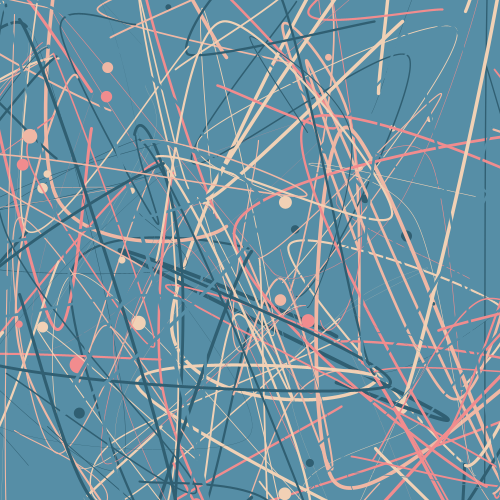
Frame 1 (no input)
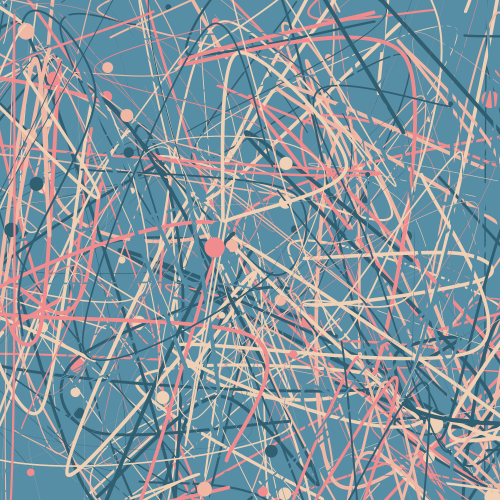
Frame 2 (the mouse pressed at the canvas centre, redrawn once)

The Processing sketch that drew these frames (run headless with seeded random() and noise(); the mouse was pressed at the canvas centre and the sketch redrawn once):

// Processing sketch: Sampling
// ── Sampling.pde
ArrayList<Dart> dart;
color[] colors = {#F18C8E, #F0B7A4, #F1D1B5, #568EA6, #305F72};

void setup(){
  background(colors[(int) random(colors.length)]);
  size(500,500);
  pixelDensity(2);
}

void draw(){
  PoissonDisk pdSampling = new PoissonDisk(50);
  ArrayList<Dart> dart = pdSampling.getDarts();
  int count = 0;
  for (Dart d : dart){
    println(count);
    print(d.x, d.y);
    if (random(1) > 0.3){
      noFill();
      stroke(colors[(int) random(colors.length)]);
      strokeWeight(random(4));
      float endx = random(width - d.x);
      float endy = random(height - d.y);
      beginShape();
      curveVertex(d.x,  d.y);
      curveVertex(d.x,  d.x);
      curveVertex(random(d.x - width/2, d.x + width/2), random(d.y - height/2, d.y + height/2));
      curveVertex(random(d.x - width/2, d.x + width/2),  random(d.y - height/2, d.y + height/2));
      curveVertex(d.x, d.y);
      curveVertex(d.x, d.y);
      endShape();
    }
    else {
        fill(colors[(int) random(colors.length)]);
        noStroke();
        
        float size = 10 + randomGaussian() * 5;
        float xCenter = d.x;
        float yCenter = d.y;
        
        circle(d.x , d.y, size);
    
    }
    count++;
  }
  noLoop();
}

void mousePressed() {
  redraw();
}

// ── Cell.pde
class Cell{
  
  float x;
  float y;
  float size;
  PVector cord;
  Dart d = null;
  
  Cell(float x, float y , PVector cord, float s)
  {
      this.x = x;
      this.y = y;
      this.size = s;
      this.cord = cord;
  }
  
  ArrayList<Cell> splitCell(){
    ArrayList<Cell> holder = new ArrayList<Cell>();
    holder.add(new Cell(x, y, cord, size/2));
    holder.add(new Cell(x + size/2, y, cord, size/2));
    holder.add(new Cell(x, y + size/2, cord, size/2));
    holder.add(new Cell(x + size/2, y + size/2, cord, size/2));
    return holder;
  }
  
  ArrayList<Cell> matchCord(PVector p, ArrayList<Cell> cells){
    ArrayList<Cell> holder = new ArrayList<Cell>();
    for(Cell c : cells) {
        if(c.cord.equals(p) && c.d != null) {
            holder.add(c);
        }
    }
    return holder;
  }
  
  ArrayList<Cell> getNeighbour(ArrayList<Cell> cells){
    ArrayList<Cell> holder = new ArrayList<Cell>();
    float x0 = min(this.cord.x - 1, 0);
    float x1 = max(this.cord.x + 1, width/size);
    float y0 = min(this.cord.y - 1, 0);
    float y1 = max(this.cord.y + 1, height/size);
    for (float i = x0; i < x1; i++){
      for (float j = y0; j < y1; j++){
        PVector thisCord = new PVector(i, j);
        holder.addAll(matchCord(thisCord, cells));
      }
    }
    return holder;
  }
  
  ArrayList<Dart> getDartFromCell(ArrayList<Cell> cells){
    ArrayList<Dart> holder = new ArrayList<Dart>();
    for (Cell c : cells){
      holder.add(c.d);
    }
    return holder;
  }
  
  void display(){
    noFill();
    square(x, y, size);
  }

}

// ── Dart.pde
class Dart
{
  
  float x;
  float y;
  int r = 100;
  Cell c = null;
  
  Dart(float x, float y){
    this.x = x;
    this.y = y;
  }
  
  boolean checkOther(Dart d){
    float distance = sqrt(sq(this.x - d.x) + sq(this.y - d.y));
    if (distance < r/2 && distance != 0){
      return false;
    }
    return true;
  }
  
  boolean checkDart(ArrayList<Dart> darts){
    for (Dart other : darts){
      if (!this.checkOther(other)){ return false; }
    }
    return true;
  }
  
  boolean cellOutside(Cell c){
    float rightCirc = this.x + r/2;
    float leftCirc = this.x - r/2;
    float topCirc = this.y - r/2;
    float botCirc = this.y + r/2;
    float rightSq = c.x + c.size;
    float leftSq = c.x;
    float topSq = c.y;
    float botSq = c.y + c.size;
    if (rightSq < rightCirc && leftSq > leftCirc && botSq < botCirc && topSq > topCirc){
      return false;
    }
    return true;
  }
  
  void display(){
    fill(0);
    circle(x,y,4);
  }
  
}

// ── PoissonDisk.pde
class PoissonDisk{
  
  ArrayList<Cell> cells;    // cell grid
  int r;                    // radius, diagonal 
  float size;               // side length
  ArrayList<Dart> darts;    // valid darts
  
  PoissonDisk(int r){
    this.r = r;
    size = r / sqrt(2);
    cells = new ArrayList<Cell>();
    darts = new ArrayList<Dart>();
    
    // initialize
    for (int i = 0; i < width/size; i++){
      for (int j = 0; j < height/size; j++){
        Cell newCell = new Cell(i * size, j * size, new PVector(i,j), size);
        cells.add(newCell);
      }
    }
    
    while (cells.size() > 0){
      // throw darts 
      throwDart();
      
      // split cells
      ArrayList<Cell> smallHolder = new ArrayList<Cell>();
      for (Cell c : cells){
        ArrayList<Cell> smallCells = c.splitCell();
        smallHolder.addAll(smallCells);
      }
      cells.clear();
      cells.addAll(smallHolder);
      
      // filter out cells that are inside the circle
      filterCell();
 
    }
    
    // display
    //for (Dart d : darts){
    //  Shape s = new Shape(d.x, d.y);
    //  s.display();
    //}
    //for(Cell c : cells){
    //  c.display();
    //}
  }
  
  ArrayList<Dart> getDarts(){
    return this.darts;
  }
  
  void throwDart(){
    // throw darts 
    for (int i = cells.size() - 1; i >= 0; i--){
      Cell thisCell = cells.get(i);
      if (random(10) > 7){
        Dart thisDart = new Dart (random(thisCell.x, thisCell.x + size), 
                                  random(thisCell.y, thisCell.y + size));
         darts.add(thisDart);
         thisCell.d = thisDart;
       }
    }
    println("d", darts.size());
    // check if the dart is valid 
    ArrayList<Cell> invalidCells = new ArrayList<Cell>();
    for (Cell ce : cells){
      if (ce.d != null){
        ArrayList<Cell> neighbours = ce.getNeighbour(cells);
        ArrayList<Dart> neighbourDarts = ce.getDartFromCell(neighbours);
        Dart da = ce.d;
        if (filterDart(da, neighbourDarts)){
          darts.remove(da);
          ce.d = null;
        }
        else {
          invalidCells.add(ce);
        }
    }
  }
  // remove invalid darts
  cells.removeAll(invalidCells);
  println("newd", darts.size());
  // check for active cells 
  }
  
  void filterCell(){
    ArrayList <Cell> holder = new ArrayList<Cell>();
    for (Dart d : darts){
      for (Cell c : cells){
        if (!d.cellOutside(c)){holder.add(c);}
      }
    }
    cells.removeAll(holder);
  }
  
  boolean filterDart(Dart thisDart, ArrayList<Dart> ndarts){
    for (Dart nda : ndarts){
      if (!thisDart.checkOther(nda)){
        return false;
          }
      }
      return true;
  }
  
}
 

// ── Shape.pde
class Shape{
  color[] colors = {#4c99c6, #12375b, #98d9d8, #ffffff, #6fa1d1, #497180};
  float x;
  float y;
  
  Shape(float x, float y){
    this.x = x;
    this.y = y;
  }
  
  void display(){
    stroke(colors[(int) random(colors.length)]);
    noFill();
    float n = random(5, 15);
    ArrayList<PVector> points = new ArrayList<PVector>();
    
    float w = random(width/4, 3 * width/4);
    float h = random(height/4, 3 * height/4);
    float x0 = random(-width/6, width - w + width/6);
    float y0 = random(-height/6, height - h + height/6);
    translate(x0 + w/2, y0 + h/2); 
    //let theta = random(TWO_PI);
    //rotate(theta);
    
    for (int i = 0; i < n; i++) {
      points.add(new PVector(random(-w/2, w/2), random(-h/2, h/2)));
    }
    
    for (int i = 0; i < n; i++) {
      strokeWeight(random(1.5));
      beginShape();
      for (PVector p : points) {
        float nzx = noise(p.x, p.y, frameCount + i/20);
        float nzy = noise(p.x, p.y, frameCount + i/20 + 1);
        curveVertex(p.x + (nzx - 1/2)*10, p.y + (nzy - 1/2)*10);
      }
      endShape();
    }
  }
}
